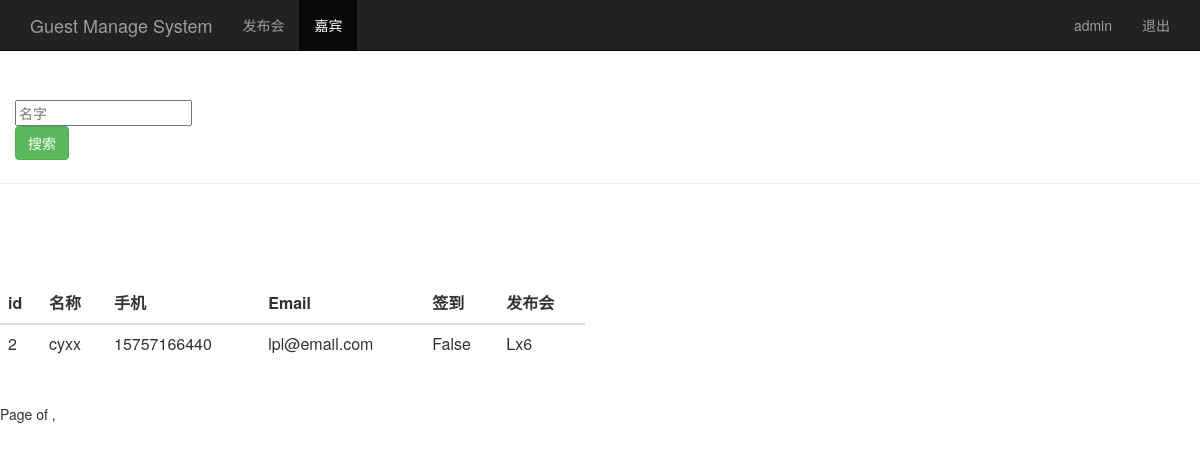
/search_realname/ (signed in), run on the app's committed database.
### sign/models.py (models this page shows, shortened)
class Guest(models.Model):
	event = models.ForeignKey(Event,on_delete=models.CASCADE)
	realname = models.CharField(max_length=64)
	phone = models.CharField(max_length=16)
	email = models.EmailField()
	sign = models.BooleanField()
	create_time = models.DateTimeField(auto_now=True)

class Event(models.Model):
	name = models.CharField(max_length=100)
	limit = models.IntegerField()
	status = models.BooleanField()
	address = models.CharField(max_length=200)
	start_time = models.DateTimeField('events time')
	create_time = models.DateTimeField(auto_now=True)
	def __str__(self):
		return self.name

### sign/views.py (the view)
# urls.py: url(r'^search_realname/$',views.search_realname),
@login_required
def search_realname(request):
	username = request.session.get('user','')
	search_realname = request.GET.get("realname","")
	guest_list = Guest.objects.filter(realname__contains=search_realname)
	return render(request,"guest_manage.html",{"user":username,"guests":guest_list})

### sign/templates/guest_manage.html (shortened to what this page needs)
<html lang="zh-CN">
	<head>
		{% load bootstrap3 %}
		{% bootstrap_css %}
	</head>
	<body role="document">
		<nav class="navbar navbar-inverse navbar-fixed-top">
			<div class="container">
				<div class="navbar-header">
					<a class="navbar-brand" href="/event_manage/">Guest Manage System</a>
				</div>
				<div id="navbar" class="collapse navbar-collapse">
					<ul class="nav navbar-nav">
						<li><a href="/event_manage/">发布会</a></li>
						<li class="active"><a href="#">嘉宾</a></li>
					</ul>
					<ul class="nav navbar-nav navbar-right">
						<li><a href="#">{{user}}</a></li>
						<li><a href="/logout/">退出</a></li>
					</ul>
				</div>
			</div>
		</nav>
		<div class="page-header" style="padding-top:60px">
			<div id="navbar" class="navbar-collapse collapse">
				<form class="navbar-from" method="get" action="/search_realname/">
					<div class="from-group">
						<input type="text" name="realname" placeholder="名字" class="from-control">
					</div>
					<button type="submit" class="btn btn-success">搜索</button>
				</form>
			</div>
		</div>
		<div class="row" style="padding-top:80px;">
			<div class="col-md-6">
				<table class="table table-stripded">
					<thead>
						<tr>
							<th>id</th><th>名称</th><th>手机</th><th>Email</th><th>签到</th>
							<th>发布会</th>
						</tr>
					</thead>
					<tbody>
						{% for guest in guests %}
						<tr>
							<td>{{ guest.id }}</td>
							<td>{{ guest.realname }}</td>
							<td>{{ guest.phone }}</td>
							<td>{{ guest.email }}</td>
							<td>{{ guest.sign }}</td>
							<td>{{ guest.event }}</td>
						</tr>
						{% endfor %}
					</tbody>
				</table>
			</div>
		</div>
		<div class="pagination">
			<span class="step-links">
				<span class="current">
					Page{{ guests.number }} of {{ guests.paginator.num_pages}},
				</span>
			</span>
		</div>
	</body>
</html>

### data on the page
Guest: id "2", realname "cyxx", phone "15757166440", email "lpl@email.com", sign "False", event "Lx6"

### other printed values
{{ user }} "admin"
